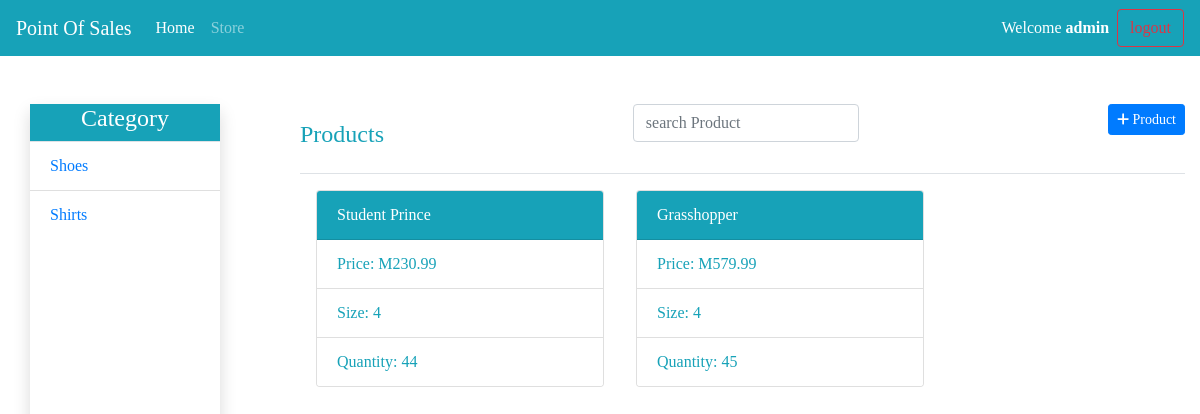
The page /category_items/1/ (signed in) on the database its author committed.
### store/models.py (models this page shows, shortened)
class Category(models.Model):
    name = models.CharField(max_length = 255)
    class Meta:
        verbose_name_plural = 'Categories'
    def __str__(self):
        return self.name

class Product(models.Model):
    name = models.CharField(max_length=255)
    price = models.DecimalField(decimal_places=2,max_digits=6)
    size = models.CharField(max_length=255)
    category =models.ForeignKey('Category',on_delete=models.CASCADE)
    quantity = models.IntegerField()

### store/views.py (the view)
# urls.py: path('category_items/<int:category_id>/',views.category_items,name='category_items'),
def category_items(request,category_id):
    categories = Category.objects.all()
    category = Category.objects.get(id = category_id)
    products = category.product_set.all()
    product_form = handle_form(request)
    context = {
        'categories':categories,
        'products':products,
        'product_form':product_form
    }
    return render(request,'store/store.html',context)

### store/forms.py
class ProductForm(forms.ModelForm):
    class Meta:
        model = Product
        fields = ['name','price','size','category','quantity']

### store/utils.py (called while the page is built)
def handle_form(request):
    product_form = ProductForm()
    if request.method == 'POST':
        product_form = ProductForm(request.POST)
        if product_form.is_valid():
            product_form.save()
    return product_form

### store/templates/store/store.html (shortened to what this page needs)
{% extends 'base.html' %}
{% block content %}
{% include "partials/navbar.html" %}
<main class="container">
    <div class="row mt-5 justify-content-between">
        <div class="col-md-2 p-0 shadow" style="height: 80vh;">
            <div class=" bg-info border-bottom text-white">
                <center><h4>Category</h4></center>
            </div>
            <ul class="list-group list-group-flush bg-info">
                {% for category in categories %}
                <li class="list-group-item"><a href="{% url 'store:category_items' category.id %}">{{category}}</a></li>
                {% endfor %}
            </ul>
        </div>
        <div class="col-md-9 p-0 " style="height: 80vh;">
            <div class="row border-bottom text-info justify-content-between d-flex">
                <span class="py-3"><h4>Products</h4></span>
                <span><input type="text"  class="form-control text-info" placeholder="search Product"></span>
                <span>
                    <button class="btn btn-primary btn-sm" type="button" data-toggle="modal" data-target="#product_add_modal">
                        <i class="fas fa-plus"></i>
                        <span class="d-none d-sm-inline">Product</span>
                    </button>
                </span>
            </div>
            <div class="row d-flex  ">
                {% for product in products %}
                <div class="card mx-3 my-3 " style="width: 18rem;">
                    <div class="card-header bg-info text-white">
                      {{product.name}}
                    </div>
                    <ul class="list-group list-group-flush text-info">
                      <li class="list-group-item">Price: M{{product.price}}</li>
                      <li class="list-group-item">Size: {{product.size}}</li>
                      <li class="list-group-item">Quantity: {{product.quantity}}</li>
                    </ul>
                  </div>
                {% endfor %}
            </div>
        </div>
    </div>
</main>
{% endblock content %}

### templates/partials/navbar.html (shortened to what this page needs)
<nav class="navbar navbar-expand-lg navbar-dark bg-info">
    <a class="navbar-brand" href="{% url 'store:home' %}">Point Of Sales</a>
    <div class="collapse navbar-collapse" id="navbarSupportedContent">
      <ul class="navbar-nav mr-auto">
        <li class="nav-item active">
          <a class="nav-link" href="{% url 'store:home' %}">Home <span class="sr-only">(current)</span></a>
        </li>
        <li class="nav-item">
          <a class="nav-link" href="{% url 'store:store'%}">Store</a>
        </li>
      </ul>
        <span class="mr-2 text-white" >Welcome <strong>{{request.user}}</strong></span>
        <a class="btn btn-outline-danger my-2 my-sm-0" type="submit" href="{% url 'accounts:logout' %}" role="button">
            <span>logout</span>
        </a>
    </div>
  </nav>

### static/css/main.css (style rules this page uses)
* { box-sizing: border-box; }
body { margin: 0; padding: 0; font-family:Georgia, 'Times New Roman', Times, serif; }

### rows shown on the page
Category: name "Shoes"
Category: name "Shirts"
Product: name "Student Prince", price "230.99", size "4", quantity "44"
Product: name "Grasshopper", price "579.99", size "4", quantity "45"

### other values the page prints
{{ request.user }} "admin"
